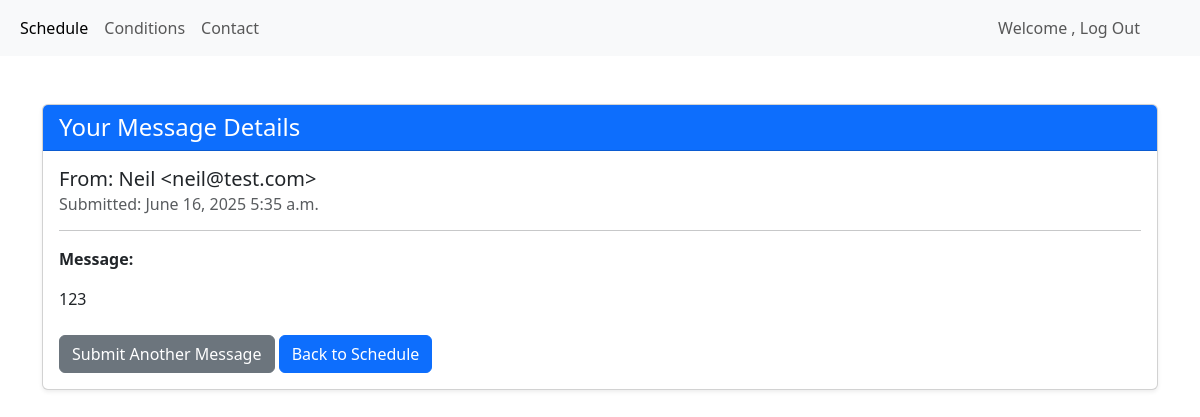
Page /message/1 on the committed database.
### planner/models.py (models this page shows, shortened)
class ContactMessage(models.Model):
    name = models.CharField(max_length=100)
    email = models.EmailField(verbose_name="Your email address")
    message = models.TextField(verbose_name="Your message")
    created_at = models.DateTimeField(auto_now_add=True)
    is_read = models.BooleanField(default=False)
    replied_to = models.BooleanField(default=False)

### planner/views.py (the view)
# urls.py: path('message/<int:pk>', views.display_message, name="display_message")
def display_message(request: HttpRequest, pk: int) -> HttpRequest:
    message = get_object_or_404(ContactMessage, pk=pk)
    return render(request, 'pages/messages.html', {'message': message})

### planner/templates/pages/messages.html (shortened to what this page needs)
{% extends 'pages/base.html' %}
{% block content %}
<div class="container mt-5">
    <div class="card shadow-sm">
        <div class="card-header bg-primary text-white">
            <h4 class="mb-0">Your Message Details</h4>
        </div>
        <div class="card-body">
            <h5 class="card-title">From: {{ message.name }} &lt;{{ message.email }}&gt;</h5>
            <h6 class="card-subtitle mb-2 text-muted">Submitted: {{ message.created_at|date:"F d, Y P" }}</h6>
            <hr>
            <p class="card-text"><strong>Message:</strong></p>
            <p class="card-text">{{ message.message|linebreaksbr }}</p>
            <div class="mt-4">
                <a href="{% url 'planner:contact' %}" class="btn btn-secondary">Submit Another Message</a>
                <a href="{% url 'planner:index' %}" class="btn btn-primary me-2">Back to Schedule</a>
            </div>
        </div>
    </div>
</div>
{% endblock %}

### planner/static/stylesheet.css (style rules this page uses)
body { background-color: rgb(115, 115, 255); }

### rows in the picture
ContactMessage: name "Neil", email "neil@test.com", created_at "June 16, 2025 5:35 a.m.", message "123"
